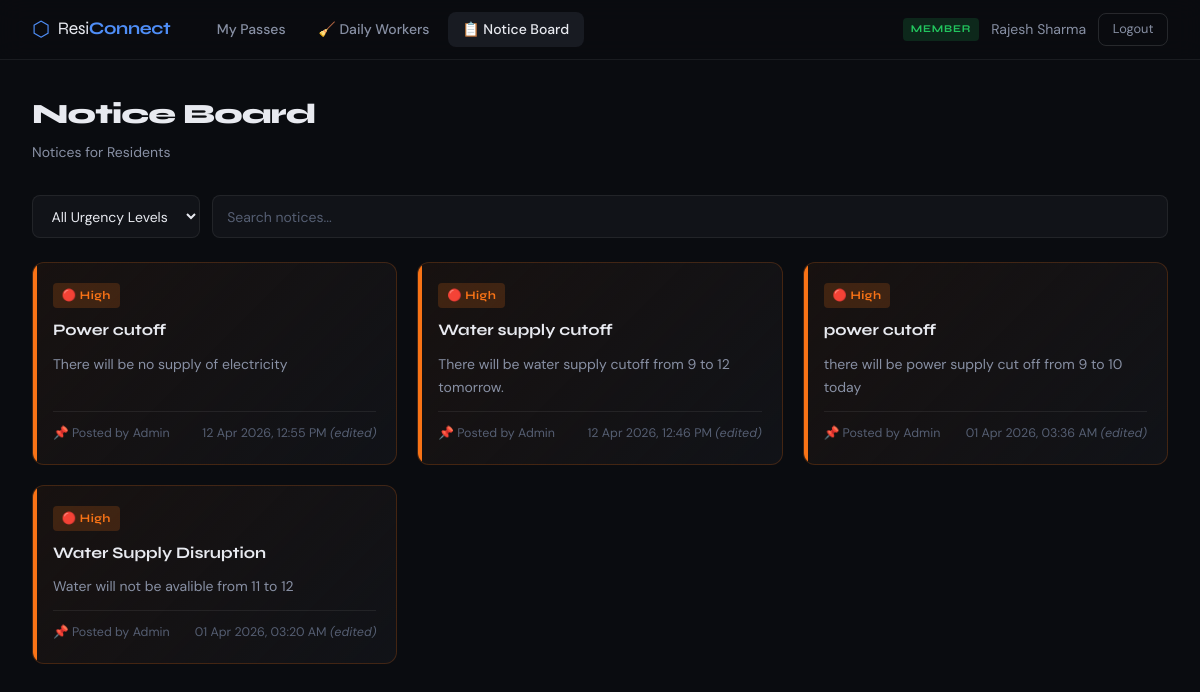
Screenshot of /notices (signed in) with the database file from the repository.
### app.py (models this page shows)
class User(db.Model):
    id = db.Column(db.Integer, primary_key=True)
    name = db.Column(db.String(100), nullable=False)
    email = db.Column(db.String(120), unique=True, nullable=False)
    password = db.Column(db.String(200), nullable=False)
    role = db.Column(db.String(20), nullable=False)  # admin, member, security
    flat_number = db.Column(db.String(20))
    created_at = db.Column(db.DateTime, default=datetime.utcnow)
    is_active = db.Column(db.Boolean, default=True)

class Notice(db.Model):
    id = db.Column(db.Integer, primary_key=True)
    title = db.Column(db.String(200), nullable=False)
    body = db.Column(db.Text, nullable=False)
    urgency = db.Column(db.String(20), default='normal')  # low, normal, high, urgent
    audience = db.Column(db.String(20), default='all')    # all, member, security
    created_by = db.Column(db.Integer, db.ForeignKey('user.id'), nullable=False)
    created_at = db.Column(db.DateTime, default=datetime.utcnow)
    updated_at = db.Column(db.DateTime, default=datetime.utcnow, onupdate=datetime.utcnow)
    is_active = db.Column(db.Boolean, default=True)
    author = db.relationship('User', foreign_keys=[created_by])

### app.py (the view)
@app.route('/notices')
@login_required
def notice_board():
    user = User.query.get(session['user_id'])
    role = user.role
    if role == 'admin':
        notices = Notice.query.filter_by(is_active=True).order_by(
            Notice.created_at.desc()).all()
    elif role == 'member':
        notices = Notice.query.filter(
            Notice.is_active == True,
            Notice.audience.in_(['all', 'member'])
        ).order_by(Notice.created_at.desc()).all()
    elif role == 'security':
        notices = Notice.query.filter(
            Notice.is_active == True,
            Notice.audience.in_(['all', 'security'])
        ).order_by(Notice.created_at.desc()).all()
    else:
        notices = []
    return render_template('notice_board.html', user=user, notices=notices)

### app.py (called while the page is built)
def login_required(f):
    @wraps(f)
    def decorated(*args, **kwargs):
        if 'user_id' not in session:
            return redirect(url_for('login'))
        return f(*args, **kwargs)
    return decorated

### templates/notice_board.html (shortened to what this page needs)
{% extends "base.html" %}
{% block content %}
<div class="page-header">
  <div>
    <h1 class="page-title">Notice Board</h1>
    <p class="page-sub">
      {% if session.get('user_role') == 'admin' %}Administrator · All Notices
      {% elif session.get('user_role') == 'member' %}Notices for Residents
      {% else %}Notices for Security Staff
      {% endif %}
    </p>
  </div>
</div>
{% if notices %}
{% set urgent_notices = notices | selectattr('urgency', 'equalto', 'urgent') | list %}
<div class="filter-bar">
  <select id="urgencyFilter" onchange="filterNotices()" class="filter-select">
    <option value="">All Urgency Levels</option>
  </select>
  <input type="text" id="searchFilter" placeholder="Search notices..." class="filter-input" oninput="filterNotices()"/>
</div>
<div class="notices-grid" id="noticesGrid">
  {% for n in notices %}
  <div class="notice-card urgency-{{ n.urgency }}"
       data-urgency="{{ n.urgency }}"
       data-audience="{{ n.audience }}"
       data-search="{{ n.title.lower() }} {{ n.body.lower() }}">
    <div class="notice-card-top">
      <div class="notice-badges">
        <span class="notice-urgency-badge urgency-{{ n.urgency }}">
          {% if n.urgency == 'urgent' %}🚨 Urgent
          {% elif n.urgency == 'high' %}🔴 High
          {% elif n.urgency == 'normal' %}🔵 Normal
          {% else %}⚪ Low
          {% endif %}
        </span>
      </div>
    </div>
    <h3 class="notice-title">{{ n.title }}</h3>
    <p class="notice-body">{{ n.body }}</p>
    <div class="notice-footer">
      <span class="notice-author">📌 Posted by {{ n.author.name }}</span>
      <span class="notice-date">{{ n.created_at.strftime('%d %b %Y, %I:%M %p') }}
        {% if n.updated_at and n.updated_at != n.created_at %}
        <em>(edited)</em>
        {% endif %}
      </span>
    </div>
  </div>
  {% endfor %}
</div>
{% endif %}
{% endblock %}

### templates/base.html (shortened to what this page needs)
<!DOCTYPE html>
<html lang="en">
<head>
  <link rel="stylesheet" href="{{ url_for('static', filename='css/main.css') }}"/>
</head>
<body class="role-{{ session.get('user_role', 'guest') }}">
{% if session.get('user_id') %}
<nav class="navbar">
  <div class="nav-brand">
    <span class="brand-icon">⬡</span>
    <span class="brand-name">Resi<strong>Connect</strong></span>
  </div>
  <div class="nav-links">
    {% if session.get('user_role') == 'admin' %}
      <a href="{{ url_for('admin_dashboard') }}" class="nav-link {% if request.endpoint == 'admin_dashboard' %}active{% endif %}">Overview</a>
      <a href="{{ url_for('admin_all_passes') }}" class="nav-link {% if request.endpoint == 'admin_all_passes' %}active{% endif %}">All Passes</a>
      <a href="{{ url_for('admin_workers') }}" class="nav-link {% if request.endpoint == 'admin_workers' %}active{% endif %}">🧹 Workers</a>
      <a href="{{ url_for('notice_board') }}" class="nav-link {% if request.endpoint == 'notice_board' %}active{% endif %}">📋 Notice Board</a>
    {% elif session.get('user_role') == 'member' %}
      <a href="{{ url_for('member_dashboard') }}" class="nav-link {% if request.endpoint == 'member_dashboard' %}active{% endif %}">My Passes</a>
      <a href="{{ url_for('member_workers') }}" class="nav-link {% if request.endpoint == 'member_workers' %}active{% endif %}">🧹 Daily Workers</a>
      <a href="{{ url_for('notice_board') }}" class="nav-link {% if request.endpoint == 'notice_board' %}active{% endif %}">📋 Notice Board</a>
    {% endif %}
  </div>
  <div class="nav-user">
    <span class="user-badge role-{{ session.get('user_role') }}">{{ session.get('user_role', '').upper() }}</span>
    <span class="user-name">{{ session.get('user_name', '') }}</span>
    <a href="{{ url_for('logout') }}" class="btn-logout">Logout</a>
  </div>
</nav>
{% endif %}
<main class="main-content">
  {% block content %}{% endblock %}
</main>
</body>
</html>

### rows the page displays
User: get "Rajesh Sharma"
Notice: urgency "🔴 High", title "Power cutoff", body "There will be no supply of electricity", author.name "Admin", created_at "12 Apr 2026, 12:55 PM", shows "(edited)"
Notice: urgency "🔴 High", title "Water supply cutoff", body "There will be water supply cutoff from 9 to 12 tomorrow.", author.name "Admin", created_at "12 Apr 2026, 12:46 PM", shows "(edited)"
Notice: urgency "🔴 High", title "power cutoff", body "there will be power supply cut off from 9 to 10 today", author.name "Admin", created_at "01 Apr 2026, 03:36 AM", shows "(edited)"
Notice: urgency "🔴 High", title "Water Supply Disruption", body "Water will not be avalible from 11 to 12", author.name "Admin", created_at "01 Apr 2026, 03:20 AM", shows "(edited)"

### other values shown
{{ session.get('user_role', '').upper() }} "MEMBER"
